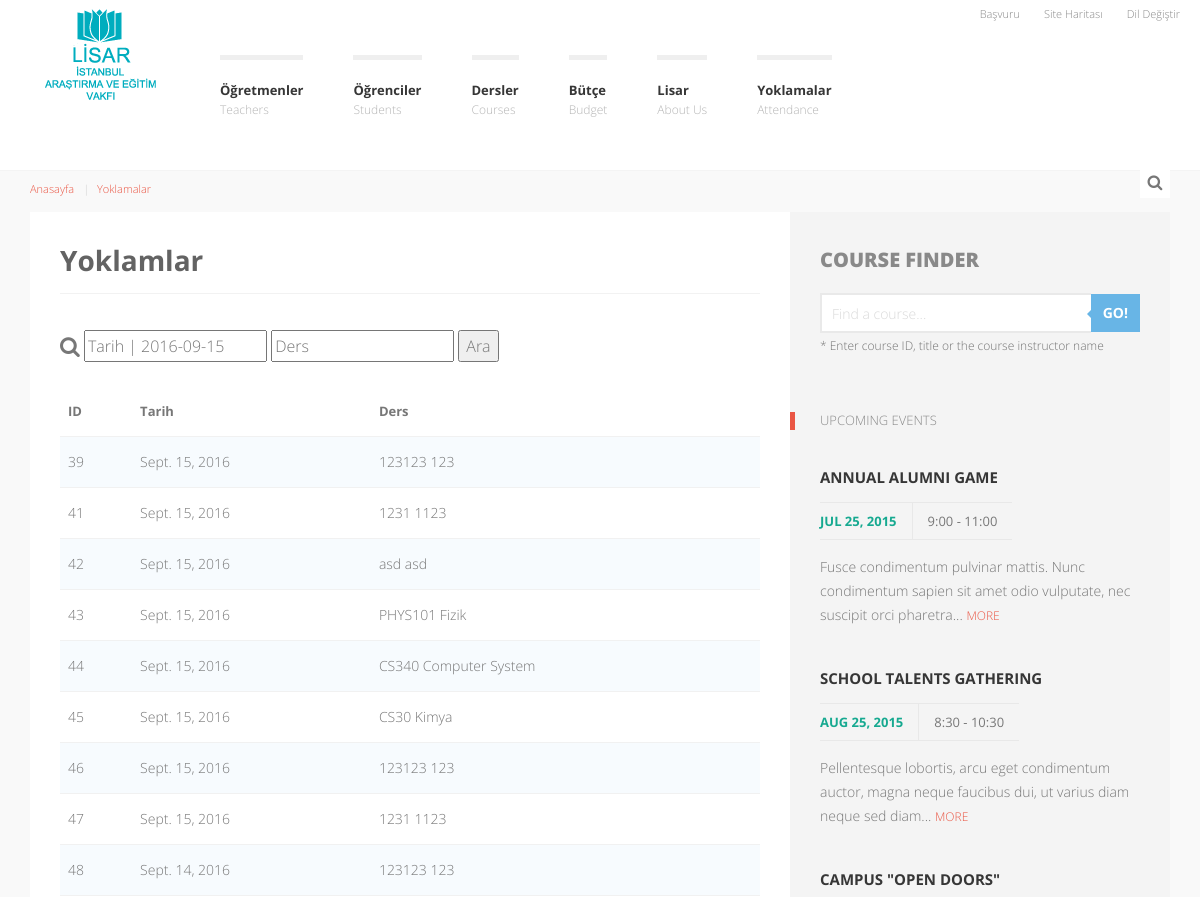
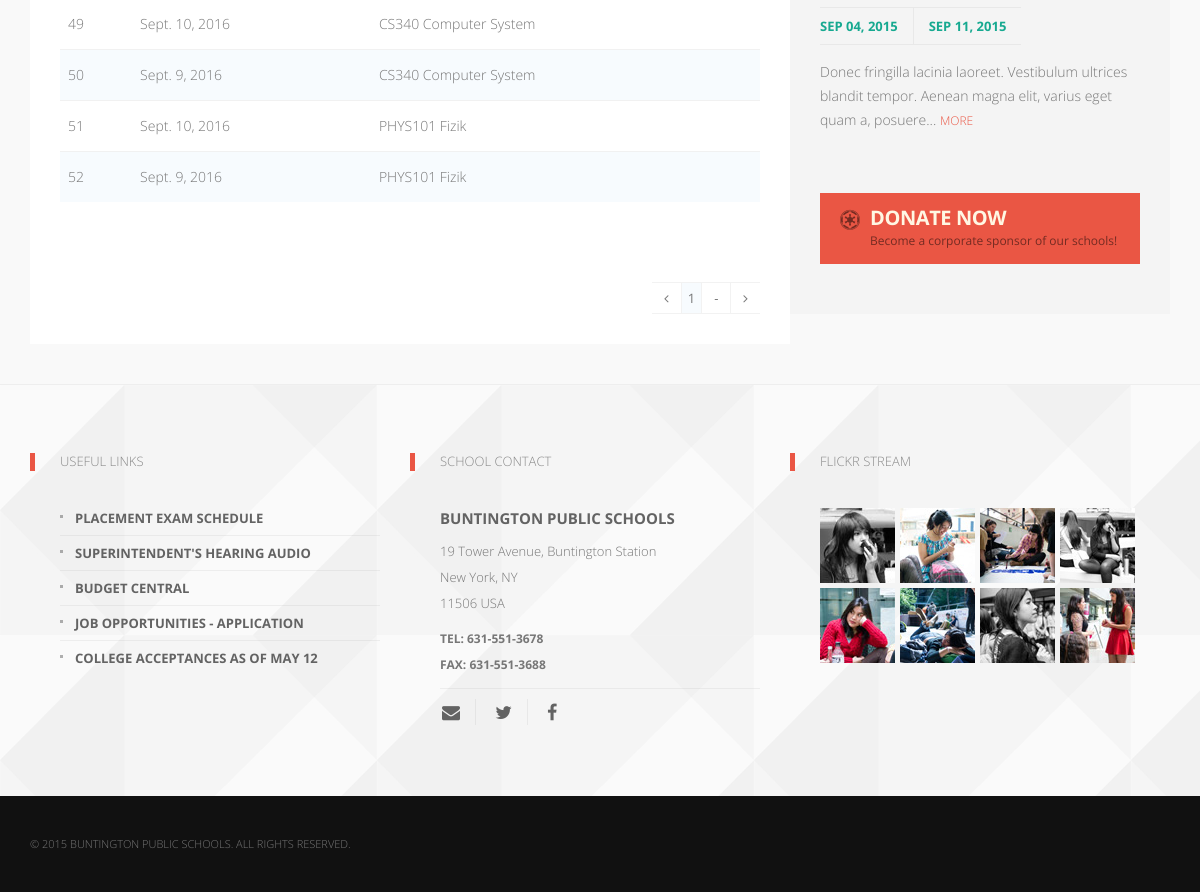
The page /attendances/ on the database its author committed (2 pictures, top to bottom).
### baseApp/models.py (models this page shows, shortened)
class CreateAttendance(models.Model):
    date = models.DateField(max_length=8, default=timezone.now)
    course = models.ForeignKey(Course, blank=True, null=True)

class Course(models.Model):
    name = models.CharField(max_length=300, blank=True, null=True)
    code = models.CharField(max_length=300, blank=True, null=True)
    teacher = models.ForeignKey(Teacher, blank=True, null=True)
    classroom = models.CharField(max_length=30, choices = (('A130', 'A130'), ('B240',\
        'B240'), ('C350', 'C350')), blank=True, null=True)
    lisarLevel = models.CharField(max_length=10, choices=(('1.', '1.'), ('2.', '2.')),\
        blank=True, null=True)
    start = models.TimeField(default=timezone.now)
    end = models.TimeField(default=timezone.now)
    students = models.ManyToManyField(Student, related_name='courses', blank=True)
    def __str__(self):
        return self.code + " " + self.name

### baseApp/views.py (the view)
# urls.py: url(r'^attendances/$', views.attendances, name='attendances'),
def attendances(request):
    if request.method == 'POST':
        date = request.POST['date']
        course = request.POST['course']
        attendanceList = CreateAttendance.objects.filter(date__contains=date, course__name__contains=course)
        paginator = Paginator(attendanceList, 15)
        page = request.GET.get('page')
        try:
            attendances = paginator.page(page)
        except PageNotAnInteger:
            attendances = paginator.page(1)
        except EmptyPage:
            attendances = paginator.page(paginator.num_pages)
        context = {'attendances': attendances}
        return render(request,'attendances.html', context)
    else:
        attendanceList = CreateAttendance.objects.all()
        paginator = Paginator(attendanceList, 15)
        page = request.GET.get('page')
        try:
            attendances = paginator.page(page)
        except PageNotAnInteger:
            attendances = paginator.page(1)
        except EmptyPage:
            attendances = paginator.page(paginator.num_pages)
        context = {'attendances': attendances}
        return render(request,'attendances.html', context)

### baseApp/templates/attendances.html (shortened to what this page needs)
{% extends "base.html" %}
{% load staticfiles %}
{% block body %}
<div id="k-body">
    <div class="container">
        <div class="row">
            <div id="k-top-search" class="col-lg-12 clearfix">
                <div id="bt-toggle-search" class="search-icon text-center"><i class="s-open fa fa-search"></i></div>
            </div>
            <div class="k-breadcrumbs col-lg-12 clearfix">
                <ol class="breadcrumb">
                    <li><a href="{% url "home" %}">Anasayfa</a></li>
                    <li class="active"><a href="{% url "attendances" %}">Yoklamalar</a></li>
                </ol>
            </div>
        </div>
        <div class="row no-gutter">
            <div class="col-lg-8 col-md-8">
                <div class="col-padded">
                    <div class="row gutter">
                        <div class="col-lg-12 col-md-12">
                            <h1 class="page-title">Yoklamlar</h1>
                        </div>
                    </div>
                    <div class="row gutter">
                        <div class="col-lg-12 col-md-12">
                            <br>
                            <p class="subheading">
                                <form action="{% url "attendances" %}" method="post" style="text-transform:none;" enctype="multipart/form-data">
                                    <i class="fa fa-search fa-lg"></i>
                                    <input style="color:black;" type='text' name='date' placeholder="Tarih | 2016-09-15"/>
                                    <input style="color:black;" type='text' name='course' placeholder="Ders"/>
                                    <input type="submit" value="Ara"/>
                                </form>
                            </p>
                            <table class="table table-striped table-courses">
                                <thead>
                                    <tr>
                                        <th class="transform">ID</th>
                                        <th class="transform">Tarih</th>
                                        <th class="transform">Ders</th>
                                    </tr>
                                </thead>
                                <tbody>
                                {% for attendance in attendances %}
                                    <tr  onmouseover='this.style.color="#ea5644"'
                                         onmouseout='this.style.color="black"'
                                         style="cursor:pointer;" class='clickable-row' data-href='{% url "attendanceDetails" pk=attendance.pk %}'>
                                        <td>{{ attendance.pk }}</td>
                                        <td>{{ attendance.date }}</td>
                                        <td>{{ attendance.course }}</td>
                                    </tr>
                                {% endfor %}
                                </tbody>
                            </table>
                        </div>
                    </div>
                    <div class="row gutter">
                        <div class="col-lg-12">
                                <span class="step-links">
                                    <ul class="pagination pull-right">
                                        {% if attendances.has_previous %}
                                            <li><a href="?page={{ attendances.previous_page_number }}">
                                                <i class="fa fa-angle-left" aria-hidden="true"></i>
                                            </a></li>
                                        {% else %}
                                            <li class="disabled"><a href="#">
                                                <i class="fa fa-angle-left" aria-hidden="true"></i>
                                            </a></li>
                                        {% endif %}
                                        <li class="disabled">
                                            <span style="background: #F7FBFE;padding: 6px;">{{ attendances.number }}</span>
                                        </li>
                                        {% if attendances.has_next %}
                                        <li><a href="?page={{ attendances.next_page_number }}">
                                            {{ attendances.next_page_number }}
                                        </a></li>
                                        {% else %}
                                        <li class="disabled"><a href="#">-</a></li>
                                        {% endif %}
                                        {% if attendances.has_next %}
                                            <li><a href="?page={{ attendances.next_page_number }}">
                                                <i class="fa fa-angle-right" aria-hidden="true"></i>
                                            </a></li>
                                        {% else %}
                                            <li class="disabled"><a href="#">
                                                <i class="fa fa-angle-right" aria-hidden="true"></i>
                                            </a></li>
                                        {% endif %}
                                    </ul>
                                </span>
                        </div>
                    </div>
                </div>
            </div>
            <div id="k-sidebar" class="col-lg-4 col-md-4">
                <div class="col-padded col-shaded">
                    <ul class="list-unstyled clear-margins">
                        <li class="widget-container widget_course_search">
                            <h1 class="title-titan">Course Finder</h1>
                            <form role="search" method="get" id="course-finder" action="#">
                                <div class="input-group">
                                    <input type="text" placeholder="Find a course..." autocomplete="off" class="form-control" id="find-course" name="find-course" />
                                    <span class="input-group-btn"><button type="submit" class="btn btn-default">GO!</button></span>
                                </div>
                                <span class="help-block">* Enter course ID, title or the course instructor name</span>
                            </form>
                        </li>
                        <li class="widget-container widget_up_events">
                            <h1 class="title-widget">Upcoming Events</h1>
                            <ul class="list-unstyled">
                                <li class="up-event-wrap">
                                    <h1 class="title-median"><a href="#" title="Annual alumni game">Annual alumni game</a></h1>
                                    <div class="up-event-meta clearfix">
                                        <div class="up-event-date">Jul 25, 2015</div><div class="up-event-time">9:00 - 11:00</div>
                                    </div>
                                    <p>
                                    Fusce condimentum pulvinar mattis. Nunc condimentum sapien sit amet odio vulputate, nec suscipit orci pharetra... <a href="#" class="moretag" title="read more">MORE</a>
                                    </p>
                                </li>
                                <li class="up-event-wrap">
                                    <h1 class="title-median"><a href="#" title="School talents gathering">School talents gathering</a></h1>
                                    <div class="up-event-meta clearfix">
                                        <div class="up-event-date">Aug 25, 2015</div><div class="up-event-time">8:30 - 10:30</div>
                                    </div>
                                    <p>
                                    Pellentesque lobortis, arcu eget condimentum auctor, magna neque faucibus dui, ut varius diam neque sed diam... <a href="#" class="moretag" title="read more">MORE</a>
                                    </p>
                                </li>
                                <li class="up-event-wrap">
                                    <h1 class="title-median"><a href="#" title="School talents gathering">Campus "Open Doors"</a></h1>
                                    <div class="up-event-meta clearfix">
                                        <div class="up-event-date">Sep 04, 2015</div><div class="up-event-date">Sep 11, 2015</div>
                                    </div>
                                    <p>
                                    Donec fringilla lacinia laoreet. Vestibulum ultrices blandit tempor. Aenean magna elit, varius eget quam a, posuere... <a href="#" class="moretag" title="read more">MORE</a>
                                    </p>
                                </li>
                            </ul>
                        </li>
                        <li class="widget-container widget_text">
                            <a href="#" class="custom-button cb-red" title="How to apply?">
                                <i class="custom-button-icon fa fa-empire"></i>
                                <span class="custom-button-wrap">
                                    <span class="custom-button-title">Donate Now</span>
                                    <span class="custom-button-tagline">Become a corporate sponsor of our schools!</span>
                                </span>
                            </a>
                        </li>
                    </ul>
                </div>
            </div>
        </div>
    </div>
</div>
{% endblock %}

### rows shown on the page
CreateAttendance: pk "39", date "Sept. 15, 2016", course "123123 123"
CreateAttendance: pk "41", date "Sept. 15, 2016", course "1231 1123"
CreateAttendance: pk "42", date "Sept. 15, 2016", course "asd asd"
CreateAttendance: pk "43", date "Sept. 15, 2016", course "PHYS101 Fizik"
CreateAttendance: pk "44", date "Sept. 15, 2016", course "CS340 Computer System"
CreateAttendance: pk "45", date "Sept. 15, 2016", course "CS30 Kimya"
CreateAttendance: pk "46", date "Sept. 15, 2016", course "123123 123"
CreateAttendance: pk "47", date "Sept. 15, 2016", course "1231 1123"
CreateAttendance: pk "48", date "Sept. 14, 2016", course "123123 123"
CreateAttendance: pk "49", date "Sept. 10, 2016", course "CS340 Computer System"
CreateAttendance: pk "50", date "Sept. 9, 2016", course "CS340 Computer System"
CreateAttendance: pk "51", date "Sept. 10, 2016", course "PHYS101 Fizik"
CreateAttendance: pk "52", date "Sept. 9, 2016", course "PHYS101 Fizik"

### other values the page prints
{{ attendances.number }} "1"
